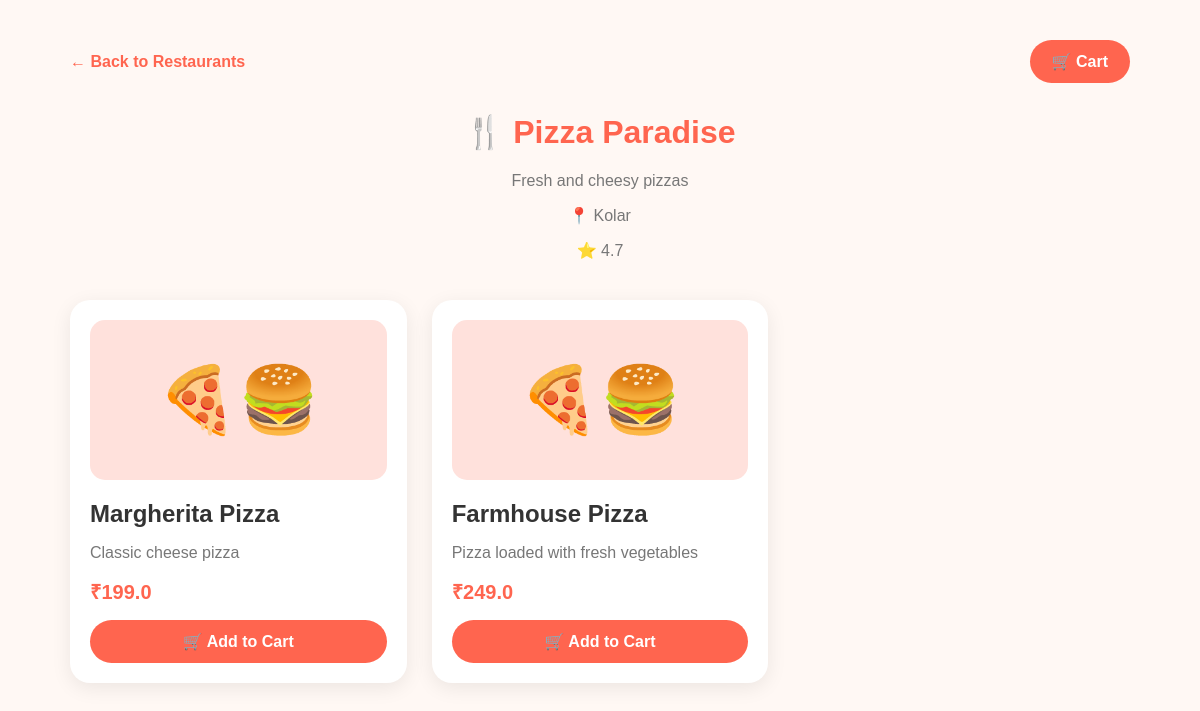
Screenshot of /restaurant/2 with the database file from the repository.
### app/models.py (models this page shows)
class Restaurant(db.Model):
    id = db.Column(db.Integer, primary_key=True)
    name = db.Column(db.String(150), nullable=False)
    description = db.Column(db.String(300))
    location = db.Column(db.String(200))
    image = db.Column(db.String(300))
    rating = db.Column(db.Float, default=4.5)
    menu_items = db.relationship(
        "MenuItem",
        backref="restaurant",
        lazy=True,
        cascade="all, delete-orphan"
    )

class MenuItem(db.Model):
    id = db.Column(db.Integer, primary_key=True)
    name = db.Column(db.String(150), nullable=False)
    description = db.Column(db.String(300))
    price = db.Column(db.Float, nullable=False)
    image = db.Column(db.String(300))
    restaurant_id = db.Column(
        db.Integer,
        db.ForeignKey("restaurant.id"),
        nullable=False
    )

### app/routes.py (the view)
@main.route("/restaurant/<int:restaurant_id>")
def restaurant_menu(restaurant_id):
    restaurant = Restaurant.query.get_or_404(
        restaurant_id
    )
    return render_template(
        "menu.html",
        restaurant=restaurant
    )

### app/templates/menu.html (shortened to what this page needs)
<!DOCTYPE html>
<html lang="en">
<head>
</head>
<body>
<div class="container">
    <div class="top-bar">
        <a href="/restaurants"
           class="back">
            ← Back to Restaurants
        </a>
        <a href="/cart"
           class="cart-button">
            🛒 Cart
        </a>
    </div>
    <h1>
        🍴 {{ restaurant.name }}
    </h1>
    <div class="restaurant-info">
        <p>
            {{ restaurant.description }}
        </p>
        <p>
            📍 {{ restaurant.location }}
        </p>
        <p>
            ⭐ {{ restaurant.rating }}
        </p>
    </div>
    <div class="menu-grid">
        {% for item in restaurant.menu_items %}
        <div class="food-card">
            <div class="food-image">
                🍕🍔
            </div>
            <h2>
                {{ item.name }}
            </h2>
            <p>
                {{ item.description }}
            </p>
            <div class="price">
                ₹{{ item.price }}
            </div>
            <a href="{{ url_for('main.add_to_cart', item_id=item.id) }}"
               class="add-button">
                🛒 Add to Cart
            </a>
        </div>
        {% endfor %}
    </div>
</div>
</body>
</html>

### app/templates/menu.html (style rules this page uses)
* { box-sizing: border-box; }
body { margin: 0; font-family: Arial, sans-serif; background: #fff8f4; color: #333; }
.container { max-width: 1100px; margin: auto; padding: 40px 20px; }
.top-bar { display: flex; justify-content: space-between; align-items: center; margin-bottom: 30px; }
.back { text-decoration: none; color: #ff654f; font-weight: bold; }
.cart-button { text-decoration: none; background: #ff654f; color: white; padding: 12px 22px; border-radius: 25px; font-weight: bold; }
h1 { text-align: center; color: #ff654f; margin-top: 25px; }
.restaurant-info { text-align: center; color: #777; margin-bottom: 40px; }
.menu-grid { display: grid; grid-template-columns: repeat(3, 1fr); gap: 25px; }
.food-card { background: white; padding: 20px; border-radius: 20px; box-shadow: 0 5px 20px rgba(0,0,0,0.08); }
.food-image { height: 160px; border-radius: 15px; background: #ffe1dc; display: flex; align-items: center; justify-content: center; font-size: 65px; }
.food-card h2 { margin-bottom: 8px; }
.food-card p { color: #777; }
.price { color: #ff654f; font-size: 20px; font-weight: bold; margin: 15px 0; }
.add-button { display: block; text-align: center; background: #ff654f; color: white; text-decoration: none; padding: 12px; border-radius: 25px; font-weight: bold; }

### rows the page displays
Restaurant: name "Pizza Paradise", description "Fresh and cheesy pizzas", location "Kolar", rating "4.7"
MenuItem: name "Margherita Pizza", description "Classic cheese pizza", price "199.0"
MenuItem: name "Farmhouse Pizza", description "Pizza loaded with fresh vegetables", price "249.0"
